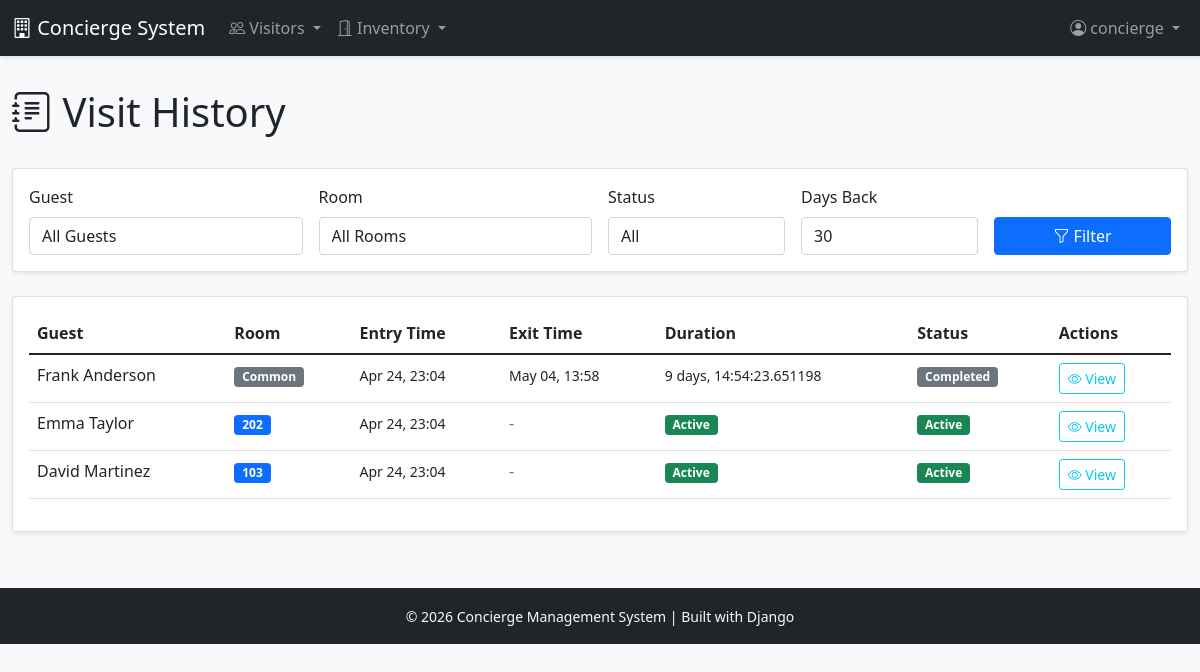
/visitor/history/ (signed in), run on the app's committed database.
### users/models.py (models this page shows, shortened)
class User(AbstractUser):
    ROLE_CHOICES = [
        ('CONCIERGE', 'Concierge'),
        ('ADMIN', 'Administrator'),
    ]
    role = models.CharField(
        max_length=20,
        choices=ROLE_CHOICES,
        default='CONCIERGE',
        help_text='User role determines access permissions'
    )
    class Meta:
        db_table = 'users'
        verbose_name = 'User'
        verbose_name_plural = 'Users'

### visitor/models.py (models this page shows, shortened)
class VisitLog(models.Model):
    guest = models.ForeignKey(
        'Guest',
        on_delete=models.PROTECT,
        related_name='visit_logs'
    )
    room = models.ForeignKey(
        'inventory.Room',
        on_delete=models.SET_NULL,
        null=True,
        blank=True,
        related_name='visit_logs',
        help_text='Room assignment during visit'
    )
    entry_time = models.DateTimeField(
        default=timezone.now,
        help_text='When guest entered premises'
    )
    exit_time = models.DateTimeField(
        null=True,
        blank=True,
        help_text='When guest left premises (NULL = still present)'
    )
    processed_by = models.ForeignKey(
        settings.AUTH_USER_MODEL,
        on_delete=models.SET_NULL,
        null=True,
        related_name='processed_visits',
        help_text='Concierge who processed this entry'
    )
    notes = models.TextField(
        blank=True,
        help_text='Additional notes about the visit'
    )
    created_at = models.DateTimeField(auto_now_add=True)
    updated_at = models.DateTimeField(auto_now=True)
    class Meta:
        db_table = 'visit_logs'
        ordering = ['-entry_time']
        indexes = [
            models.Index(fields=['entry_time']),
            models.Index(fields=['exit_time']),
            models.Index(fields=['-entry_time']),
        ]
    @property
    def is_active(self):
        return self.exit_time is None
    @property
    def duration(self):
        if self.exit_time:
            return self.exit_time - self.entry_time
        return None

class Guest(models.Model):
    first_name = models.CharField(max_length=100)
    last_name = models.CharField(max_length=100)
    email = models.EmailField(blank=True)
    phone = models.CharField(max_length=20, blank=True)
    identification_number = models.CharField(
        max_length=50,
        blank=True,
        help_text='Passport or ID number'
    )
    created_at = models.DateTimeField(auto_now_add=True)
    updated_at = models.DateTimeField(auto_now=True)
    class Meta:
        db_table = 'guests'
        ordering = ['last_name', 'first_name']
        indexes = [
            models.Index(fields=['last_name', 'first_name']),
            models.Index(fields=['email']),
        ]
    @property
    def full_name(self):
        return f"{self.first_name} {self.last_name}"

### inventory/models.py (models this page shows, shortened)
class Room(models.Model):
    STATUS_CHOICES = [
        ('AVAILABLE', 'Available'),
        ('OCCUPIED', 'Occupied'),
        ('MAINTENANCE', 'Maintenance'),
    ]
    room_number = models.CharField(
        max_length=10,
        unique=True,
        help_text='Unique room identifier'
    )
    capacity = models.PositiveIntegerField(
        validators=[MinValueValidator(1)],
        help_text='Maximum number of guests'
    )
    status = models.CharField(
        max_length=20,
        choices=STATUS_CHOICES,
        default='AVAILABLE'
    )
    description = models.TextField(blank=True)
    created_at = models.DateTimeField(auto_now_add=True)
    updated_at = models.DateTimeField(auto_now=True)
    class Meta:
        db_table = 'rooms'
        ordering = ['room_number']
        indexes = [
            models.Index(fields=['status']),
        ]

### visitor/views.py (the view)
# urls.py: path('history/', views.VisitHistoryView.as_view(), name='visit_history'),
class VisitHistoryView(LoginRequiredMixin, ListView):
    model = VisitLog
    template_name = 'visitor/visit_history.html'
    context_object_name = 'visits'
    paginate_by = 50
    def get_queryset(self):
        queryset = VisitLog.objects.select_related('guest', 'room', 'processed_by')
        guest_id = self.request.GET.get('guest')
        if guest_id:
            queryset = queryset.filter(guest_id=guest_id)
        room_id = self.request.GET.get('room')
        if room_id:
            queryset = queryset.filter(room_id=room_id)
        status = self.request.GET.get('status')
        if status == 'active':
            queryset = queryset.filter(exit_time__isnull=True)
        elif status == 'completed':
            queryset = queryset.filter(exit_time__isnull=False)
        days = int(self.request.GET.get('days', 30))
        queryset = ConciergeService.get_visit_history(days=days)
        return queryset.order_by('-entry_time')
    def get_context_data(self, **kwargs):
        context = super().get_context_data(**kwargs)
        context['guests'] = Guest.objects.all().order_by('last_name', 'first_name')
        from inventory.models import Room
        context['rooms'] = Room.objects.all().order_by('room_number')
        context['current_guest'] = self.request.GET.get('guest', '')
        context['current_room'] = self.request.GET.get('room', '')
        context['current_status'] = self.request.GET.get('status', '')
        context['current_days'] = self.request.GET.get('days', '30')
        return context

### visitor/services.py (called while the page is built)
    @staticmethod
    def get_visit_history(guest=None, room=None, days=30):
        from datetime import timedelta
        cutoff_date = timezone.now() - timedelta(days=days)
        queryset = VisitLog.objects.filter(
            entry_time__gte=cutoff_date
        ).select_related('guest', 'room', 'processed_by')
        if guest:
            queryset = queryset.filter(guest=guest)
        if room:
            queryset = queryset.filter(room=room)
        return queryset.order_by('-entry_time')

### templates/visitor/visit_history.html (shortened to what this page needs)
{% extends 'base.html' %}
{% block content %}
<div class="row mb-4">
    <div class="col-12">
        <h1><i class="bi bi-journal-text"></i> Visit History</h1>
    </div>
</div>
<div class="card mb-4">
    <div class="card-body">
        <form method="get" class="row g-3">
            <div class="col-md-3">
                <label class="form-label">Guest</label>
                <select name="guest" class="form-control">
                    <option value="">All Guests</option>
                </select>
            </div>
            <div class="col-md-3">
                <label class="form-label">Room</label>
                <select name="room" class="form-control">
                    <option value="">All Rooms</option>
                </select>
            </div>
            <div class="col-md-2">
                <label class="form-label">Status</label>
                <select name="status" class="form-control">
                    <option value="">All</option>
                </select>
            </div>
            <div class="col-md-2">
                <label class="form-label">Days Back</label>
                <input type="number" name="days" class="form-control" value="{{ current_days }}" min="1" max="365">
            </div>
            <div class="col-md-2 d-flex align-items-end">
                <button type="submit" class="btn btn-primary w-100">
                    <i class="bi bi-funnel"></i> Filter
                </button>
            </div>
        </form>
    </div>
</div>
<div class="card">
    <div class="card-body">
        {% if visits %}
        <div class="table-responsive">
            <table class="table table-hover">
                <thead>
                    <tr>
                        <th>Guest</th>
                        <th>Room</th>
                        <th>Entry Time</th>
                        <th>Exit Time</th>
                        <th>Duration</th>
                        <th>Status</th>
                        <th>Actions</th>
                    </tr>
                </thead>
                <tbody>
                    {% for visit in visits %}
                    <tr>
                        <td>{{ visit.guest.full_name }}</td>
                        <td>
                            {% if visit.room %}
                                <span class="badge bg-primary">{{ visit.room.room_number }}</span>
                            {% else %}
                                <span class="badge bg-secondary">Common</span>
                            {% endif %}
                        </td>
                        <td><small>{{ visit.entry_time|date:"M d, H:i" }}</small></td>
                        <td>
                            {% if visit.exit_time %}
                                <small>{{ visit.exit_time|date:"M d, H:i" }}</small>
                            {% else %}
                                <span class="text-muted">-</span>
                            {% endif %}
                        </td>
                        <td>
                            {% if visit.duration %}
                                <small>{{ visit.duration }}</small>
                            {% else %}
                                <span class="badge bg-success">Active</span>
                            {% endif %}
                        </td>
                        <td>
                            {% if visit.is_active %}
                                <span class="badge badge-active">Active</span>
                            {% else %}
                                <span class="badge badge-completed">Completed</span>
                            {% endif %}
                        </td>
                        <td>
                            <a href="{% url 'visitor:visit_detail' visit.id %}" class="btn btn-sm btn-outline-info">
                                <i class="bi bi-eye"></i> View
                            </a>
                        </td>
                    </tr>
                    {% endfor %}
                </tbody>
            </table>
        </div>
        {% else %}
        <div class="text-center py-5">
            <i class="bi bi-inbox" style="font-size: 4rem; color: #6c757d;"></i>
            <h4 class="mt-3 text-muted">No Visits Found</h4>
            <p class="text-muted">Try adjusting your filters</p>
        </div>
        {% endif %}
    </div>
</div>
{% endblock %}

### templates/base.html (shortened to what this page needs)
<!DOCTYPE html>
<html lang="en">
<head>
    <link href="https://cdn.jsdelivr.net/npm/bootstrap@5.1.3/dist/css/bootstrap.min.css" rel="stylesheet">
    <link rel="stylesheet" href="https://cdn.jsdelivr.net/npm/bootstrap-icons@1.7.2/font/bootstrap-icons.css">
</head>
<body>
    <nav class="navbar navbar-expand-lg navbar-dark bg-dark">
        <div class="container-fluid">
            <a class="navbar-brand" href="{% url 'visitor:active_visits' %}">
                <i class="bi bi-building"></i> Concierge System
            </a>
            {% if user.is_authenticated %}
            <div class="collapse navbar-collapse" id="navbarNav">
                <ul class="navbar-nav me-auto">
                    <li class="nav-item dropdown">
                        <a class="nav-link dropdown-toggle" href="#" id="visitorDropdown" role="button" data-bs-toggle="dropdown">
                            <i class="bi bi-people"></i> Visitors
                        </a>
                    </li>
                    <li class="nav-item dropdown">
                        <a class="nav-link dropdown-toggle" href="#" id="inventoryDropdown" role="button" data-bs-toggle="dropdown">
                            <i class="bi bi-door-open"></i> Inventory
                        </a>
                    </li>
                </ul>
                <ul class="navbar-nav">
                    <li class="nav-item dropdown">
                        <a class="nav-link dropdown-toggle" href="#" id="userDropdown" role="button" data-bs-toggle="dropdown">
                            <i class="bi bi-person-circle"></i> {{ user.username }}
                        </a>
                    </li>
                </ul>
            </div>
            {% endif %}
        </div>
    </nav>
    <div class="container-fluid main-content">
        {% block content %}{% endblock %}
    </div>
    <footer class="bg-dark text-light py-3 mt-auto">
        <div class="container-fluid text-center">
            <small>&copy; 2026 Concierge Management System | Built with Django</small>
        </div>
    </footer>
</body>
</html>

### templates/base.html (style rules this page uses)
body { min-height: 100vh; background-color: #f8f9fa; }
.navbar { box-shadow: 0 2px 4px rgba(0,0,0,.1); }
.main-content { padding-top: 2rem; padding-bottom: 2rem; }
.card { box-shadow: 0 0.125rem 0.25rem rgba(0,0,0,0.075); margin-bottom: 1.5rem; }
.badge-active { background-color: #198754; }
.badge-completed { background-color: #6c757d; }
.table-hover tbody tr { cursor: pointer; }

### data on the page
User: username "concierge"
VisitLog: guest.full_name "Frank Anderson", shows "Common", entry_time "Apr 24, 23:04", exit_time "May 04, 13:58", duration "9 days, 14:54:23.651198", shows "Completed"
VisitLog: guest.full_name "Emma Taylor", room.room_number "202", entry_time "Apr 24, 23:04", shows "Active"
VisitLog: guest.full_name "David Martinez", room.room_number "103", entry_time "Apr 24, 23:04", shows "Active"
